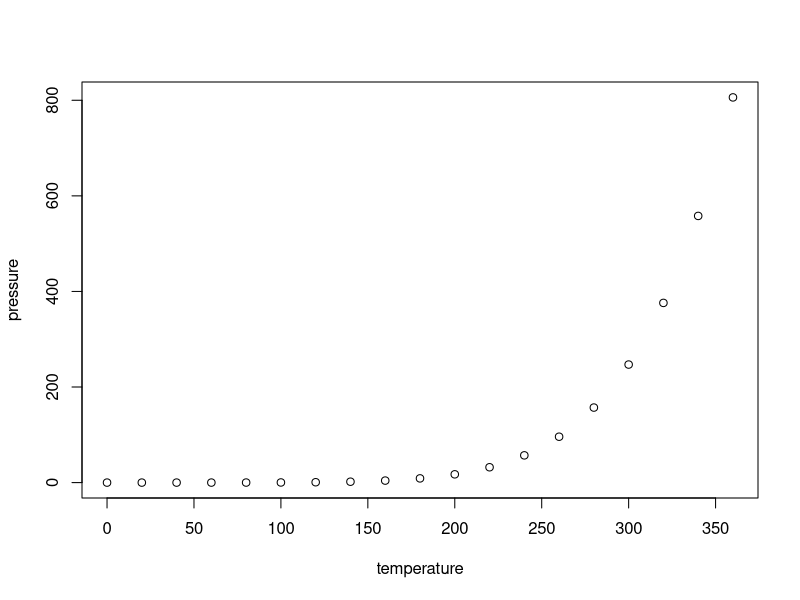
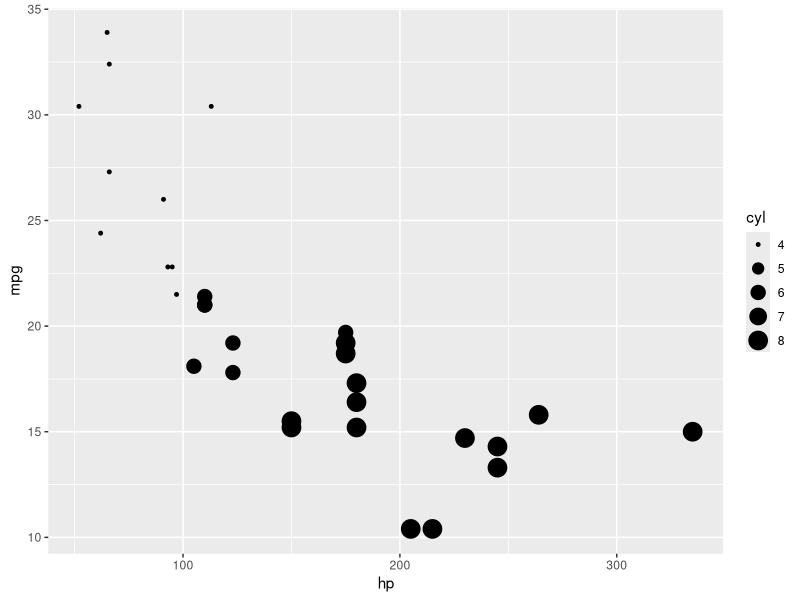
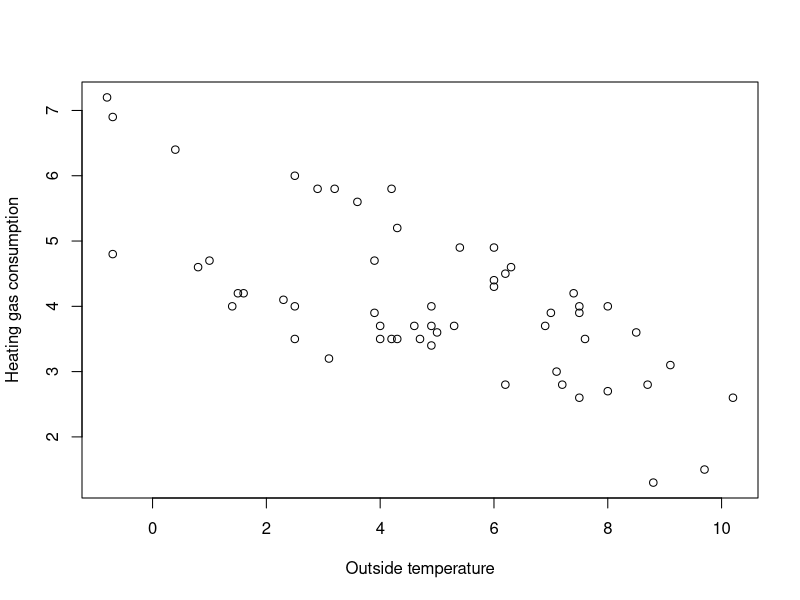
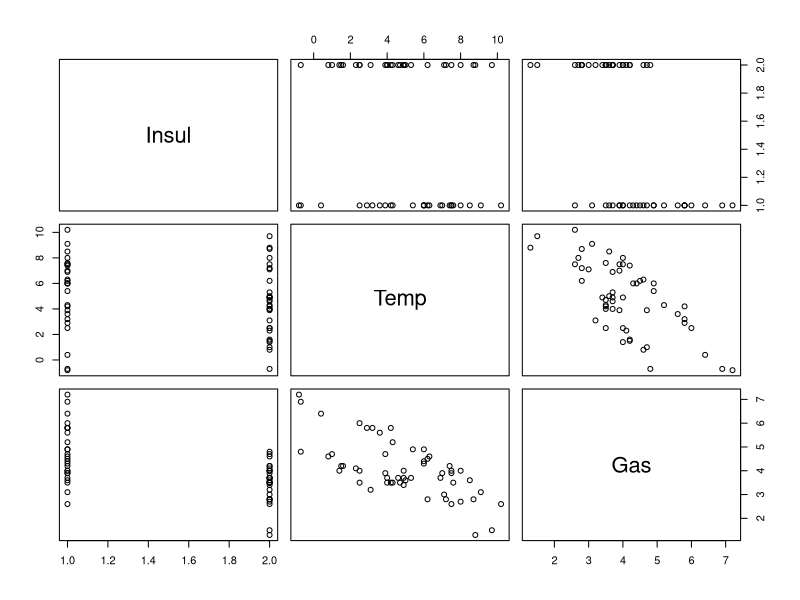
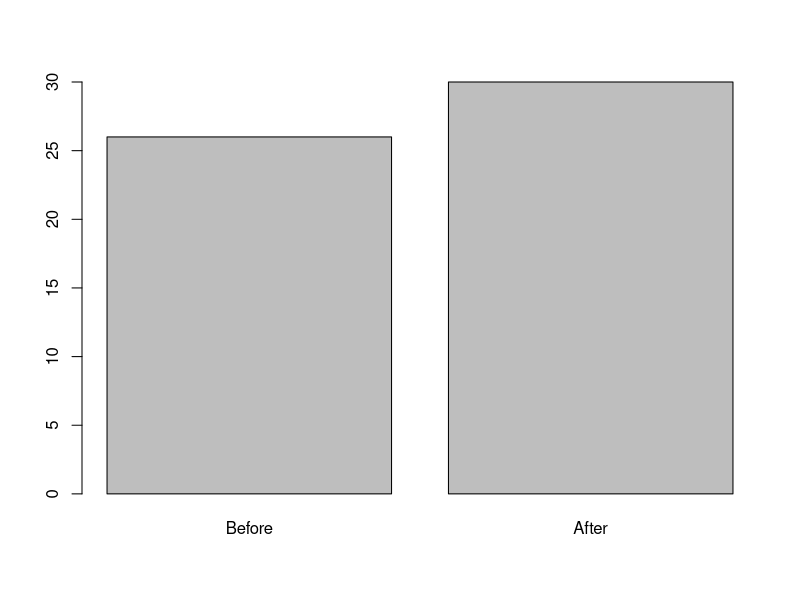
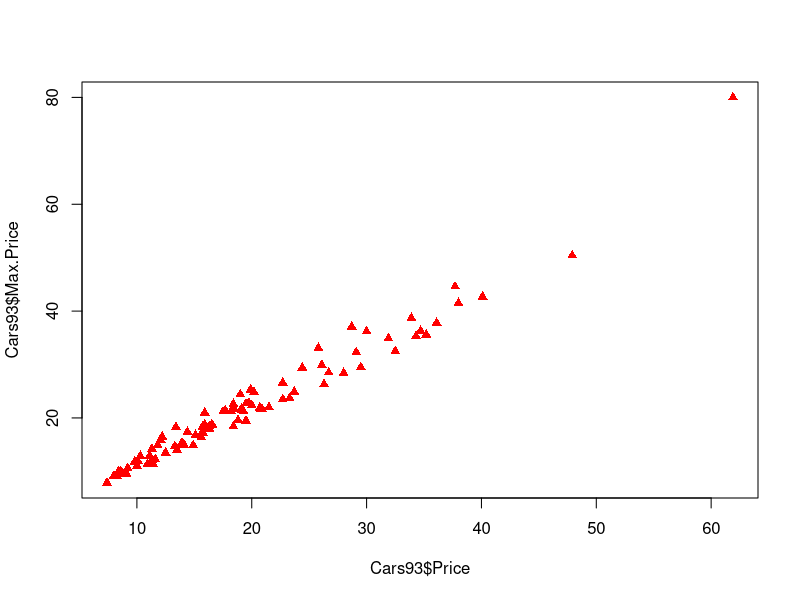

Reproduce these figures in R, in order.
## ---- chunk 1
knitr::opts_chunk$set(echo = TRUE)
## ---- chunk 2
plot(pressure)
## ---- chunk 3
data(mtcars)
## ---- chunk 4
library(ggplot2)
ggplot(mtcars, aes(x=hp, y=mpg)) +
  geom_point(aes(size=cyl))
  
## ---- chunk 5
library(MASS)
data("whiteside")
## ---- chunk 6

plot(whiteside$Temp, whiteside$Gas, 
     xlab = "Outside temperature", 
     ylab = "Heating gas consumption")
## ---- chunk 7
plot(whiteside)
## ---- chunk 8
plot(whiteside$Insul)
## ---- chunk 9
summary(Cars93)
## ---- chunk 10
plot(Cars93$Price, Cars93$Max.Price,
  pch = 17,
  col = 'red')
